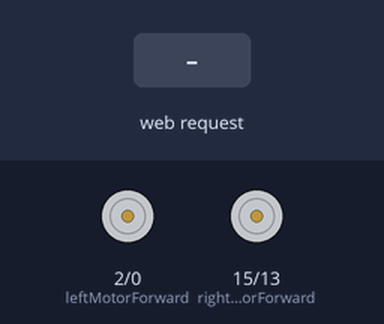
A sketch run on a simulated ESP8266 (NodeMCU). Parts: motor-driver pin pairs drawn as motors (green arrow = first pin HIGH = forward, orange = second pin HIGH = backward, longer = more drive). The inputs (shaded band) are chosen by the test bench. WiFi joins after 1.5 s; servers stay silent unless stated; what the sketch prints to the serial monitor is not drawn.

Above: at 4.2 s.
4.3 s: HTTP request GET /forward received
At 4.6 s:
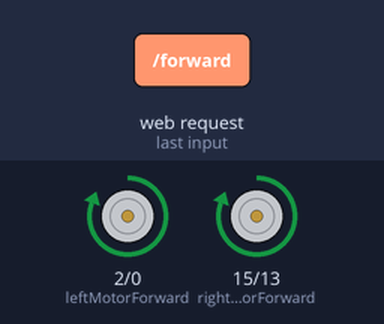
5.8 s: HTTP request GET /backward received
At 7.0 s:
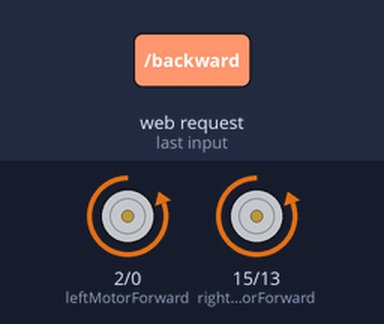
7.3 s: HTTP request GET /left received
At 8.1 s:
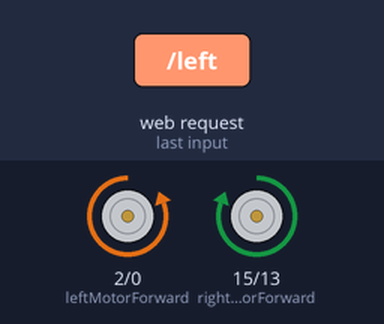
8.8 s: HTTP request GET /right received
At 9.3 s:
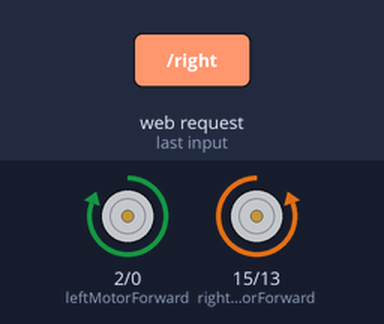
10.3 s: HTTP request GET /stop received
At 11.6 s:
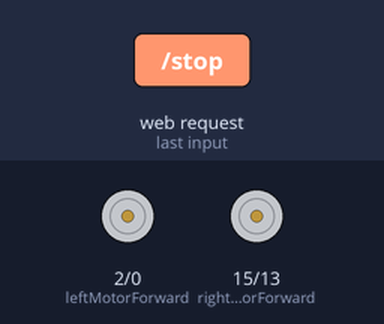
Timing chart, 0 to 12.8 s (numbered marks = the images above; inputs shaded):
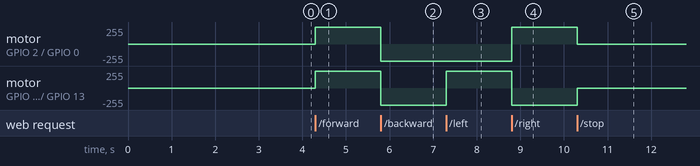

Measured:
- after the input at 4.3 s, motor on GPIO 2 (leftMotorForward) / GPIO 0 (leftMotorBackward), motor on GPIO 15 (rightMotorForward) / GPIO 13 (rightMotorBackward): stopped → forward 255/255 at once
- after the input at 5.8 s, motor on GPIO 2 (leftMotorForward) / GPIO 0 (leftMotorBackward), motor on GPIO 15 (rightMotorForward) / GPIO 13 (rightMotorBackward): forward 255/255 → backward 255/255 at once
- after the input at 7.3 s, motor on GPIO 15 (rightMotorForward) / GPIO 13 (rightMotorBackward): backward 255/255 → forward 255/255 at once
- after the input at 8.8 s, motor on GPIO 2 (leftMotorForward) / GPIO 0 (leftMotorBackward): backward 255/255 → forward 255/255 at once; motor on GPIO 15 (rightMotorForward) / GPIO 13 (rightMotorBackward): forward 255/255 → backward 255/255 at once
- after the input at 10.3 s, motor on GPIO 2 (leftMotorForward) / GPIO 0 (leftMotorBackward): forward 255/255 → stopped at once; motor on GPIO 15 (rightMotorForward) / GPIO 13 (rightMotorBackward): backward 255/255 → stopped at once

The sketch:

code_for_car_using_wifi.ino
```cpp
/*author:Subhang Mokkarala
/* include library */
#include <ESP8266WiFi.h>

/* define port */
WiFiClient client;
WiFiServer server(80);

/* WIFI settings */
const char* ssid = "asritsubb";
const char* password = "9966667572";

/* data received from application */
String  data = "";

/* define L298N or L293D motor control pins */
int leftMotorForward = 2;     /* GPIO2(D4) -> IN3   */
int rightMotorForward = 15;   /* GPIO15(D8) -> IN1  */
int leftMotorBackward = 0;    /* GPIO0(D3) -> IN4   */
int rightMotorBackward = 13;  /* GPIO13(D7) -> IN2  */


void setup()
{
  Serial.begin(115200);
  /* initialize motor control pins as output */
  pinMode(leftMotorForward, OUTPUT);
  pinMode(rightMotorForward, OUTPUT);
  pinMode(leftMotorBackward, OUTPUT);
  pinMode(rightMotorBackward, OUTPUT);

  //connect to your local wi-fi network
  WiFi.begin(ssid, password);

  // Attempt to connect to WiFi network:
  while (WiFi.status() != WL_CONNECTED)
  {
    Serial.print(".");
    // Connect to WPA/WPA2 network. Change this line if using open or WEP  network:
    // Wait 3 seconds for connection:
    delay(3000);
  }

  Serial.println("");
  Serial.println("WiFi connected");
  Serial.println("IP address: ");
  Serial.println(WiFi.localIP());   //You can get IP address assigned to ESP

  /* start server communication */
  server.begin();
}

void loop()
{
  /* If the server available, run the "checkClient" function */
  client = server.available();
  if (!client) return;
  data = checkClient ();

  /************************ Run function according to incoming data from application *************************/

  /* If the incoming data is "forward", run the "MotorForward" function */
  if (data == "forward") MotorForward();
  /* If the incoming data is "backward", run the "MotorBackward" function */
  else if (data == "backward") MotorBackward();
  /* If the incoming data is "left", run the "TurnLeft" function */
  else if (data == "left") TurnLeft();
  /* If the incoming data is "right", run the "TurnRight" function */
  else if (data == "right") TurnRight();
  /* If the incoming data is "stop", run the "MotorStop" function */
  else if (data == "stop") MotorStop();
}

/********************************************* FORWARD *****************************************************/
void MotorForward(void)
{
  digitalWrite(leftMotorForward, HIGH);
  digitalWrite(rightMotorForward, HIGH);
  digitalWrite(leftMotorBackward, LOW);
  digitalWrite(rightMotorBackward, LOW);
}

/********************************************* BACKWARD *****************************************************/
void MotorBackward(void)
{
  digitalWrite(leftMotorBackward, HIGH);
  digitalWrite(rightMotorBackward, HIGH);
  digitalWrite(leftMotorForward, LOW);
  digitalWrite(rightMotorForward, LOW);
}

/********************************************* TURN LEFT *****************************************************/
void TurnLeft(void)
{
  digitalWrite(leftMotorForward, LOW);
  digitalWrite(rightMotorForward, HIGH);
  digitalWrite(rightMotorBackward, LOW);
  digitalWrite(leftMotorBackward, HIGH);
}

/********************************************* TURN RIGHT *****************************************************/
void TurnRight(void)
{
  digitalWrite(leftMotorForward, HIGH);
  digitalWrite(rightMotorForward, LOW);
  digitalWrite(rightMotorBackward, HIGH);
  digitalWrite(leftMotorBackward, LOW);
}

/********************************************* STOP *****************************************************/
void MotorStop(void)
{
  digitalWrite(leftMotorForward, LOW);
  digitalWrite(leftMotorBackward, LOW);
  digitalWrite(rightMotorForward, LOW);
  digitalWrite(rightMotorBackward, LOW);
}

/********************************** RECEIVE DATA FROM the APP ******************************************/
String checkClient (void)
{
  while (!client.available()) delay(1);
  String request = client.readStringUntil('\r');
  request.remove(0, 5);
  request.remove(request.length() - 9, 9);
  return request;
}
```
